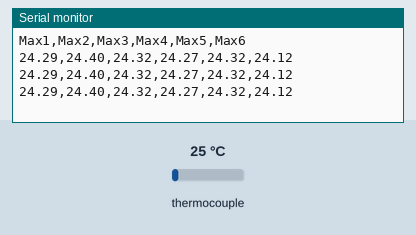
Simulated run of this sketch. Board: Arduino Uno, built with avr-gcc and run on an emulated ATmega328P. On the bench: the last lines printed to the serial monitor. The test bench sets the inputs (shaded band); at power-on: thermocouple 25 °C.

Above: at 2.2 s.
2.3 s: thermocouple set to 6 °C
At 2.9 s:
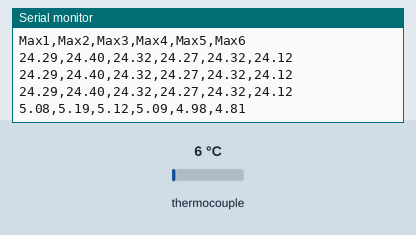
3.8 s: thermocouple set to 75 °C
At 4.5 s:
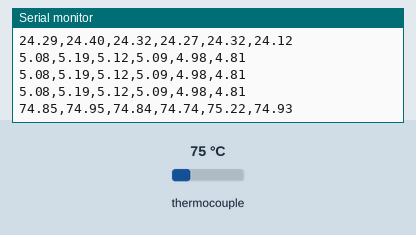
Timing chart, 0 to 6.8 s (numbered marks = the images above; inputs shaded):
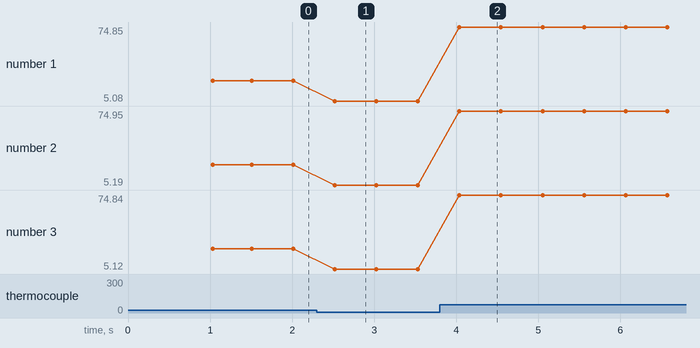

Measured:
- after the input at 2.3 s, the serial monitor: prints a new line after 0.22 s (image 1)
- after the input at 3.8 s, the serial monitor: prints a new line after 0.24 s (image 2)
- plotted number 1: 24.29 → 5.08 after the input at 2.3 s, 5.08 → 74.85 after the input at 3.8 s
- plotted number 2: 24.4 → 5.19 after the input at 2.3 s, 5.19 → 74.95 after the input at 3.8 s
- plotted number 3: 24.32 → 5.12 after the input at 2.3 s, 5.12 → 74.84 after the input at 3.8 s

The sketch:

sixmaxhipsthermalsys.ino
```cpp
#include <Adafruit_MAX31865.h>
#include <SPI.h>

// -------------------------------
// Output mode
// -------------------------------
#define MODE_DEBUG   0
#define MODE_PLOTTER 1
#define MODE_CSV     2

// Choose one mode here:
// MODE_CSV     = output Max1 to Max6 for Python/Excel
// MODE_PLOTTER = show six curves in Serial Plotter
// MODE_DEBUG   = detailed Serial Monitor output
#define OUTPUT_MODE 2

// -------------------------------
// CS pins for the 6 MAX31865 chips
// Sensor 1 -> CS 10
// Sensor 2 -> CS 9
// Sensor 3 -> CS 8
// Sensor 4 -> CS 7
// Sensor 5 -> CS 6
// Sensor 6 -> CS 5
// -------------------------------
const int CS_PINS[6] = {10, 9, 8, 7, 6, 5};

// PT100 settings
#define RREF      430.0
#define RNOMINAL 100.0

// -------------------------------
// Two-point calibration values
// -------------------------------
float refLow = 10.8;
float refHigh = 92.8;

float rawLow[6] = {
  11.66,  // Max1 raw low temp
  11.55,  // Max2 raw low temp
  11.62,  // Max3 raw low temp
  11.66,  // Max4 raw low temp
  11.72,  // Max5 raw low temp
  11.89   // Max6 raw low temp
};

float rawHigh[6] = {
  92.75,  // Max1 raw high temp
  92.65,  // Max2 raw high temp
  92.78,  // Max3 raw high temp
  92.89,  // Max4 raw high temp
  92.27,  // Max5 raw high temp
  92.58   // Max6 raw high temp
};

// Calibration equation:
// calibratedTemp = slope * rawTemp + intercept
float slope[6];
float intercept[6];

// -------------------------------
// Create 6 MAX31865 objects
// -------------------------------
Adafruit_MAX31865 max1 = Adafruit_MAX31865(CS_PINS[0]);
Adafruit_MAX31865 max2 = Adafruit_MAX31865(CS_PINS[1]);
Adafruit_MAX31865 max3 = Adafruit_MAX31865(CS_PINS[2]);
Adafruit_MAX31865 max4 = Adafruit_MAX31865(CS_PINS[3]);
Adafruit_MAX31865 max5 = Adafruit_MAX31865(CS_PINS[4]);
Adafruit_MAX31865 max6 = Adafruit_MAX31865(CS_PINS[5]);

Adafruit_MAX31865* sensors[6] = {
  &max1, &max2, &max3, &max4, &max5, &max6
};

// -------------------------------
// Calculate calibration constants
// -------------------------------
void calculateCalibration() {
  for (int i = 0; i < 6; i++) {
    float denominator = rawHigh[i] - rawLow[i];

    if (denominator > -0.001 && denominator < 0.001) {
      slope[i] = 1.0;
      intercept[i] = 0.0;
    } else {
      slope[i] = (refHigh - refLow) / denominator;
      intercept[i] = refLow - slope[i] * rawLow[i];
    }
  }
}

// -------------------------------
// Calibration function
// -------------------------------
float calibrateTemperature(int index, float rawTemp) {
  return slope[index] * rawTemp + intercept[index];
}

// -------------------------------
// Read calibrated temperature from one MAX31865
// -------------------------------
float readCalibratedTemperature(int index) {
  float rawTemp = sensors[index]->temperature(RNOMINAL, RREF);
  float calTemp = calibrateTemperature(index, rawTemp);
  return calTemp;
}

// -------------------------------
// Fault printing function
// -------------------------------
void printFault(uint8_t fault) {
  if (fault & MAX31865_FAULT_HIGHTHRESH) {
    Serial.print("RTD High Threshold; ");
  }
  if (fault & MAX31865_FAULT_LOWTHRESH) {
    Serial.print("RTD Low Threshold; ");
  }
  if (fault & MAX31865_FAULT_REFINLOW) {
    Serial.print("REFIN- > 0.85 x Bias; ");
  }
  if (fault & MAX31865_FAULT_REFINHIGH) {
    Serial.print("REFIN- < 0.85 x Bias or FORCE- open; ");
  }
  if (fault & MAX31865_FAULT_RTDINLOW) {
    Serial.print("RTDIN- < 0.85 x Bias or FORCE- open; ");
  }
  if (fault & MAX31865_FAULT_OVUV) {
    Serial.print("Under/Over voltage; ");
  }
}

// -------------------------------
// Debug function
// Detailed Serial Monitor output
// -------------------------------
void readOneSensorDebug(int index) {
  Adafruit_MAX31865* sensor = sensors[index];

  uint16_t rtd = sensor->readRTD();

  float ratio = rtd;
  ratio /= 32768.0;

  float resistance = RREF * ratio;
  float rawTemp = sensor->temperature(RNOMINAL, RREF);
  float calTemp = calibrateTemperature(index, rawTemp);

  Serial.print("Max");
  Serial.print(index + 1);

  Serial.print(" | Raw RTD: ");
  Serial.print(rtd);

  Serial.print(" | Ratio: ");
  Serial.print(ratio, 8);

  Serial.print(" | Resistance: ");
  Serial.print(resistance, 3);
  Serial.print(" ohm");

  Serial.print(" | Raw Temp: ");
  Serial.print(rawTemp, 2);
  Serial.print(" C");

  Serial.print(" | Cal Temp: ");
  Serial.print(calTemp, 2);
  Serial.print(" C");

  Serial.print(" | slope: ");
  Serial.print(slope[index], 6);

  Serial.print(" | intercept: ");
  Serial.print(intercept[index], 6);

  uint8_t fault = sensor->readFault();

  if (fault) {
    Serial.print(" | FAULT 0x");
    Serial.print(fault, HEX);
    Serial.print(" | ");
    printFault(fault);
    sensor->clearFault();
  }

  Serial.println();
}

// -------------------------------
// Plot function
// Use this for Arduino Serial Plotter
// -------------------------------
void plotOneSetOfData() {
  for (int i = 0; i < 6; i++) {
    float calTemp = readCalibratedTemperature(i);

    Serial.print("Max");
    Serial.print(i + 1);
    Serial.print(":");
    Serial.print(calTemp, 2);

    if (i < 5) {
      Serial.print("\t");
    } else {
      Serial.println();
    }
  }
}

// -------------------------------
// CSV function
// Use this for Python/Excel
// Output sequence: Max1, Max2, Max3, Max4, Max5, Max6
// -------------------------------
void printCSVHeader() {
  Serial.println("Max1,Max2,Max3,Max4,Max5,Max6");
}

void storeOneSetOfDataCSV() {
  for (int i = 0; i < 6; i++) {
    float calTemp = readCalibratedTemperature(i);

    Serial.print(calTemp, 2);

    if (i < 5) {
      Serial.print(",");
    } else {
      Serial.println();
    }
  }
}

// -------------------------------
// Setup
// -------------------------------
void setup() {
  Serial.begin(9600);
  delay(1000);

  // Set every CS pin HIGH before starting
  for (int i = 0; i < 6; i++) {
    pinMode(CS_PINS[i], OUTPUT);
    digitalWrite(CS_PINS[i], HIGH);
  }

  SPI.begin();

  // Use this for 3-wire PT100 sensors
  for (int i = 0; i < 6; i++) {
    sensors[i]->begin(MAX31865_3WIRE);
  }

  calculateCalibration();

  if (OUTPUT_MODE == MODE_DEBUG) {
    Serial.println();
    Serial.println("Six MAX31865 PT100 calibrated test starting...");
    Serial.println("Baud rate: 9600");
    Serial.println("Debug mode");
    Serial.println("Setup complete.");
    Serial.println();
  }

  if (OUTPUT_MODE == MODE_CSV) {
    printCSVHeader();
  }
}

// -------------------------------
// Main loop
// -------------------------------
void loop() {
  if (OUTPUT_MODE == MODE_CSV) {
    storeOneSetOfDataCSV();
    delay(500);
  }

  else if (OUTPUT_MODE == MODE_PLOTTER) {
    plotOneSetOfData();
    delay(500);
  }

  else if (OUTPUT_MODE == MODE_DEBUG) {
    static int readingNumber = 0;
    readingNumber++;

    Serial.print("Reading ");
    Serial.println(readingNumber);

    for (int i = 0; i < 6; i++) {
      readOneSensorDebug(i);
      delay(100);
    }

    Serial.println();
    delay(1000);
  }
}
```
